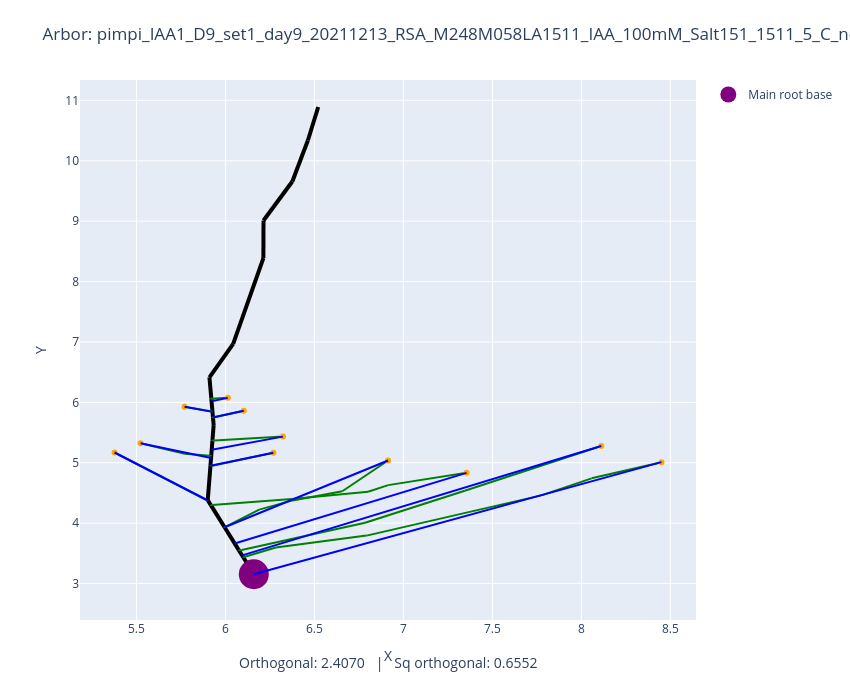

The cell this chart's notebook holds for it:
### Code cell
plot_arbors(fname, 0, 0.5)

### Figure 1 — Plotly figure (JSON) as saved in the notebook; plotly's stock layout.template omitted (floating-point values rounded to 4 significant figures)
{"data": [{"line": {"color": "black", "width": 4}, "mode": "lines", "showlegend": false, "type": "scatter", "x": [6.159, 6.1], "y": [3.154, 3.435]}, {"line": {"color": "black", "width": 4}, "mode": "lines", "showlegend": false, "type": "scatter", "x": [6.1, 6.075], "y": [3.435, 3.553]}, {"line": {"color": "black", "width": 4}, "mode": "lines", "showlegend": false, "type": "scatter", "x": [6.075, 5.995], "y": [3.553, 3.932]}, {"line": {"color": "black", "width": 4}, "mode": "lines", "showlegend": false, "type": "scatter", "x": [5.995, 5.918], "y": [3.932, 4.299]}, {"line": {"color": "black", "width": 4}, "mode": "lines", "showlegend": false, "type": "scatter", "x": [5.918, 5.902], "y": [4.299, 4.375]}, {"line": {"color": "black", "width": 4}, "mode": "lines", "showlegend": false, "type": "scatter", "x": [5.902, 5.901], "y": [4.375, 4.381]}, {"line": {"color": "black", "width": 4}, "mode": "lines", "showlegend": false, "type": "scatter", "x": [5.901, 5.916], "y": [4.381, 4.95]}, {"line": {"color": "black", "width": 4}, "mode": "lines", "showlegend": false, "type": "scatter", "x": [5.916, 5.92], "y": [4.95, 5.116]}, {"line": {"color": "black", "width": 4}, "mode": "lines", "showlegend": false, "type": "scatter", "x": [5.92, 5.927], "y": [5.116, 5.367]}, {"line": {"color": "black", "width": 4}, "mode": "lines", "showlegend": false, "type": "scatter", "x": [5.927, 5.934], "y": [5.367, 5.624]}, {"line": {"color": "black", "width": 4}, "mode": "lines", "showlegend": false, "type": "scatter", "x": [5.934, 5.93], "y": [5.624, 5.75]}, {"line": {"color": "black", "width": 4}, "mode": "lines", "showlegend": false, "type": "scatter", "x": [5.93, 5.927], "y": [5.75, 5.855]}, {"line": {"color": "black", "width": 4}, "mode": "lines", "showlegend": false, "type": "scatter", "x": [5.927, 5.921], "y": [5.855, 6.061]}, {"line": {"color": "black", "width": 4}, "mode": "lines", "showlegend": false, "type": "scatter", "x": [5.921, 5.91], "y": [6.061, 6.414]}, {"line": {"color": "black", "width": 4}, "mode": "lines", "showlegend": false, "type": "scatter", "x": [5.91, 6.044], "y": [6.414, 6.967]}, {"line": {"color": "black", "width": 4}, "mode": "lines", "showlegend": false, "type": "scatter", "x": [6.044, 6.213], "y": [6.967, 8.388]}, {"line": {"color": "black", "width": 4}, "mode": "lines", "showlegend": false, "type": "scatter", "x": [6.213, 6.214], "y": [8.388, 9.011]}, {"line": {"color": "black", "width": 4}, "mode": "lines", "showlegend": false, "type": "scatter", "x": [6.214, 6.376], "y": [9.011, 9.657]}, {"line": {"color": "black", "width": 4}, "mode": "lines", "showlegend": false, "type": "scatter", "x": [6.376, 6.463], "y": [9.657, 10.34]}, {"line": {"color": "black", "width": 4}, "mode": "lines", "showlegend": false, "type": "scatter", "x": [6.463, 6.521], "y": [10.34, 10.89]}, {"line": {"color": "green", "width": 2}, "mode": "lines", "showlegend": false, "type": "scatter", "x": [8.45, 8.057], "y": [5.01, 4.742]}, {"line": {"color": "green", "width": 2}, "mode": "lines", "showlegend": false, "type": "scatter", "x": [8.057, 7.775], "y": [4.742, 4.46]}, {"line": {"color": "green", "width": 2}, "mode": "lines", "showlegend": false, "type": "scatter", "x": [7.775, 6.793], "y": [4.46, 3.794]}, {"line": {"color": "green", "width": 2}, "mode": "lines", "showlegend": false, "type": "scatter", "x": [6.793, 6.283], "y": [3.794, 3.596]}, {"line": {"color": "green", "width": 2}, "mode": "lines", "showlegend": false, "type": "scatter", "x": [6.283, 6.1], "y": [3.596, 3.435]}, {"line": {"color": "green", "width": 2}, "mode": "lines", "showlegend": false, "type": "scatter", "x": [6.1, 6.1], "y": [3.435, 3.435]}, {"line": {"color": "green", "width": 2}, "mode": "lines", "showlegend": false, "type": "scatter", "x": [8.112, 7.345], "y": [5.278, 4.535]}, {"line": {"color": "green", "width": 2}, "mode": "lines", "showlegend": false, "type": "scatter", "x": [7.345, 6.785], "y": [4.535, 4.006]}, {"line": {"color": "green", "width": 2}, "mode": "lines", "showlegend": false, "type": "scatter", "x": [6.785, 6.091], "y": [4.006, 3.557]}, {"line": {"color": "green", "width": 2}, "mode": "lines", "showlegend": false, "type": "scatter", "x": [6.091, 6.075], "y": [3.557, 3.553]}, {"line": {"color": "green", "width": 2}, "mode": "lines", "showlegend": false, "type": "scatter", "x": [6.914, 6.657], "y": [5.038, 4.529]}, {"line": {"color": "green", "width": 2}, "mode": "lines", "showlegend": false, "type": "scatter", "x": [6.657, 6.378], "y": [4.529, 4.377]}, {"line": {"color": "green", "width": 2}, "mode": "lines", "showlegend": false, "type": "scatter", "x": [6.378, 6.19], "y": [4.377, 4.224]}, {"line": {"color": "green", "width": 2}, "mode": "lines", "showlegend": false, "type": "scatter", "x": [6.19, 5.994], "y": [4.224, 3.932]}, {"line": {"color": "green", "width": 2}, "mode": "lines", "showlegend": false, "type": "scatter", "x": [5.994, 5.995], "y": [3.932, 3.932]}, {"line": {"color": "green", "width": 2}, "mode": "lines", "showlegend": false, "type": "scatter", "x": [7.355, 6.915], "y": [4.833, 4.63]}, {"line": {"color": "green", "width": 2}, "mode": "lines", "showlegend": false, "type": "scatter", "x": [6.915, 6.801], "y": [4.63, 4.52]}, {"line": {"color": "green", "width": 2}, "mode": "lines", "showlegend": false, "type": "scatter", "x": [6.801, 6.373], "y": [4.52, 4.398]}, {"line": {"color": "green", "width": 2}, "mode": "lines", "showlegend": false, "type": "scatter", "x": [6.373, 5.925], "y": [4.398, 4.3]}, {"line": {"color": "green", "width": 2}, "mode": "lines", "showlegend": false, "type": "scatter", "x": [5.925, 5.918], "y": [4.3, 4.299]}, {"line": {"color": "green", "width": 2}, "mode": "lines", "showlegend": false, "type": "scatter", "x": [6.269, 5.927], "y": [5.167, 4.949]}, {"line": {"color": "green", "width": 2}, "mode": "lines", "showlegend": false, "type": "scatter", "x": [5.927, 5.916], "y": [4.949, 4.95]}, {"line": {"color": "green", "width": 2}, "mode": "lines", "showlegend": false, "type": "scatter", "x": [6.323, 5.937], "y": [5.433, 5.367]}, {"line": {"color": "green", "width": 2}, "mode": "lines", "showlegend": false, "type": "scatter", "x": [5.937, 5.927], "y": [5.367, 5.367]}, {"line": {"color": "green", "width": 2}, "mode": "lines", "showlegend": false, "type": "scatter", "x": [6.103, 5.928], "y": [5.861, 5.75]}, {"line": {"color": "green", "width": 2}, "mode": "lines", "showlegend": false, "type": "scatter", "x": [5.928, 5.93], "y": [5.75, 5.75]}, {"line": {"color": "green", "width": 2}, "mode": "lines", "showlegend": false, "type": "scatter", "x": [6.014, 5.917], "y": [6.074, 6.061]}, {"line": {"color": "green", "width": 2}, "mode": "lines", "showlegend": false, "type": "scatter", "x": [5.917, 5.921], "y": [6.061, 6.061]}, {"line": {"color": "green", "width": 2}, "mode": "lines", "showlegend": false, "type": "scatter", "x": [5.77, 5.918], "y": [5.927, 5.854]}, {"line": {"color": "green", "width": 2}, "mode": "lines", "showlegend": false, "type": "scatter", "x": [5.918, 5.927], "y": [5.854, 5.855]}, {"line": {"color": "green", "width": 2}, "mode": "lines", "showlegend": false, "type": "scatter", "x": [5.523, 5.771], "y": [5.323, 5.147]}, {"line": {"color": "green", "width": 2}, "mode": "lines", "showlegend": false, "type": "scatter", "x": [5.771, 5.913], "y": [5.147, 5.116]}, {"line": {"color": "green", "width": 2}, "mode": "lines", "showlegend": false, "type": "scatter", "x": [5.913, 5.92], "y": [5.116, 5.116]}, {"line": {"color": "green", "width": 2}, "mode": "lines", "showlegend": false, "type": "scatter", "x": [5.377, 5.899], "y": [5.17, 4.375]}, {"line": {"color": "green", "width": 2}, "mode": "lines", "showlegend": false, "type": "scatter", "x": [5.899, 5.902], "y": [4.375, 4.375]}, {"marker": {"color": "orange"}, "mode": "markers", "showlegend": false, "type": "scatter", "x": [8.45], "y": [5.01]}, {"marker": {"color": "orange"}, "mode": "markers", "showlegend": false, "type": "scatter", "x": [8.112], "y": [5.278]}, {"marker": {"color": "orange"}, "mode": "markers", "showlegend": false, "type": "scatter", "x": [6.914], "y": [5.038]}, {"marker": {"color": "orange"}, "mode": "markers", "showlegend": false, "type": "scatter", "x": [7.355], "y": [4.833]}, {"marker": {"color": "orange"}, "mode": "markers", "showlegend": false, "type": "scatter", "x": [6.269], "y": [5.167]}, {"marker": {"color": "orange"}, "mode": "markers", "showlegend": false, "type": "scatter", "x": [6.323], "y": [5.433]}, {"marker": {"color": "orange"}, "mode": "markers", "showlegend": false, "type": "scatter", "x": [6.103], "y": [5.861]}, {"marker": {"color": "orange"}, "mode": "markers", "showlegend": false, "type": "scatter", "x": [6.014], "y": [6.074]}, {"marker": {"color": "orange"}, "mode": "markers", "showlegend": false, "type": "scatter", "x": [5.77], "y": [5.927]}, {"marker": {"color": "orange"}, "mode": "markers", "showlegend": false, "type": "scatter", "x": [5.523], "y": [5.323]}, {"marker": {"color": "orange"}, "mode": "markers", "showlegend": false, "type": "scatter", "x": [5.377], "y": [5.17]}, {"marker": {"color": "purple", "size": 30}, "mode": "markers", "name": "Main root base", "type": "scatter", "x": [6.159], "y": [3.154]}, {"line": {"color": "blue"}, "mode": "lines", "showlegend": false, "type": "scatter", "x": [8.45, 6.159], "y": [5.01, 3.154]}, {"line": {"color": "blue"}, "mode": "lines", "showlegend": false, "type": "scatter", "x": [8.112, 6.094], "y": [5.278, 3.467]}, {"line": {"color": "blue"}, "mode": "lines", "showlegend": false, "type": "scatter", "x": [6.914, 5.995], "y": [5.038, 3.932]}, {"line": {"color": "blue"}, "mode": "lines", "showlegend": false, "type": "scatter", "x": [7.355, 6.052], "y": [4.833, 3.664]}, {"line": {"color": "blue"}, "mode": "lines", "showlegend": false, "type": "scatter", "x": [6.269, 5.916], "y": [5.167, 4.95]}, {"line": {"color": "blue"}, "mode": "lines", "showlegend": false, "type": "scatter", "x": [6.323, 5.923], "y": [5.433, 5.216]}, {"line": {"color": "blue"}, "mode": "lines", "showlegend": false, "type": "scatter", "x": [6.103, 5.93], "y": [5.861, 5.75]}, {"line": {"color": "blue"}, "mode": "lines", "showlegend": false, "type": "scatter", "x": [6.014, 5.922], "y": [6.074, 6.018]}, {"line": {"color": "blue"}, "mode": "lines", "showlegend": false, "type": "scatter", "x": [5.77, 5.927], "y": [5.927, 5.842]}, {"line": {"color": "blue"}, "mode": "lines", "showlegend": false, "type": "scatter", "x": [5.523, 5.919], "y": [5.323, 5.08]}, {"line": {"color": "blue"}, "mode": "lines", "showlegend": false, "type": "scatter", "x": [5.377, 5.902], "y": [5.17, 4.375]}], "layout": {"annotations": [{"font": {"size": 14}, "showarrow": false, "text": "Orthogonal: 2.4070   |   Sq orthogonal: 0.6552", "x": 0.5, "xref": "paper", "y": -0.1, "yref": "paper"}], "height": 700, "margin": {"b": 80, "t": 80}, "title": {"text": "Arbor: pimpi_IAA1_D9_set1_day9_20211213_RSA_M248M058LA1511_IAA_100mM_Salt151_1511_5_C_noiaa.csv   |   G=0, alpha=0.5"}, "width": 850, "xaxis": {"autorange": true, "range": [5.183, 8.644], "title": {"text": "X"}, "type": "linear"}, "yaxis": {"autorange": true, "range": [2.397, 11.34], "title": {"text": "Y"}, "type": "linear"}}}
